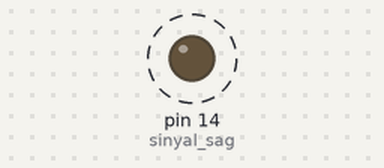
Bench run of a sketch on a simulated Arduino Uno, built with avr-gcc and run on an emulated ATmega328P. Shown: output pins drawn as LEDs (lit = HIGH). Dashed ring = blinking. What the sketch prints to the serial monitor is not drawn.

Above: at 0.5 s.
Timing chart, 0 to 4.6 s (numbered marks = the images above):
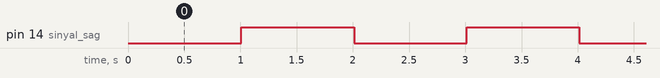

The sketch:

delaysiz_bekleme.ino
```cpp
#define sinyal_sag 14

int ledState = LOW;
unsigned long previousMillis = 0;
const long interval = 1000;

void setup() {
  pinMode(sinyal_sag, OUTPUT);
  Serial.begin(9600);
}
void loop() {
  unsigned long currentMillis = millis();

  if (currentMillis - previousMillis >= interval) {
    previousMillis = currentMillis;
    if (ledState == LOW) {
      ledState = HIGH;
    } else {
      ledState = LOW;
    }
    digitalWrite(sinyal_sag, ledState);
  }
  Serial.println("kamilll");
}
```

Measured:
- by itself, pin 14 (sinyal_sag): alternates HIGH for 1.0 s and LOW for 1.0 s
